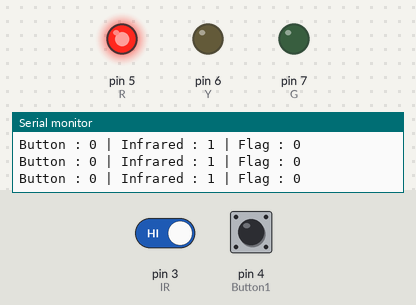
A sketch run on a simulated Arduino Uno, built with avr-gcc and run on an emulated ATmega328P. Shown: output pins drawn as LEDs (lit = HIGH), the last lines printed to the serial monitor. Dashed ring = blinking. The inputs (shaded band) are chosen by the test bench; at power-on: pin 4 (Button1) LOW, pin 3 (IR) HIGH.

Above: at 1.2 s.
1.3 s: pin 4 (Button1) pulled HIGH for 0.15 s
At 3.0 s:
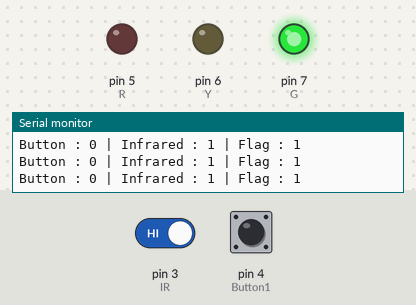
3.9 s: pin 3 (IR) driven LOW
At 4.3 s:
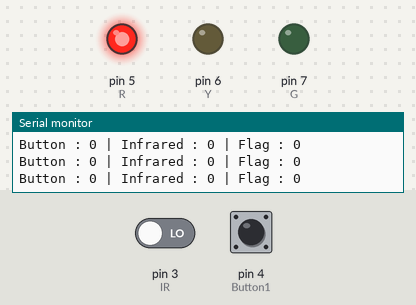
6.9 s: pin 4 (Button1) pulled HIGH for 3.2 s
At 7.3 s:
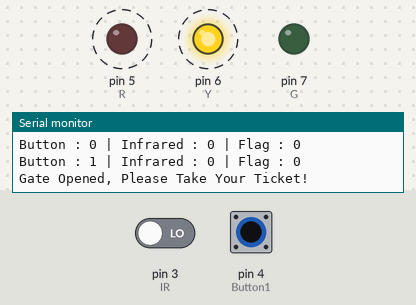
13.1 s: pin 4 (Button1) pulsed HIGH 5 times (0.12 s each, 0.3 s apart)
At 16.5 s:
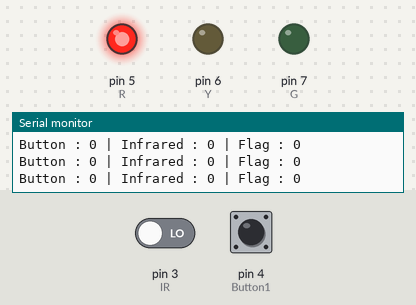
17.6 s: pin 3 (IR) driven HIGH and pin 4 (Button1) driven HIGH
At 18.5 s:
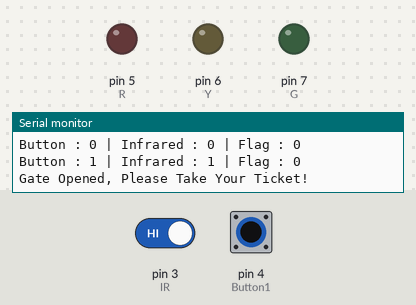
Timing chart, 0 to 20.6 s (numbered marks = the images above; inputs shaded):
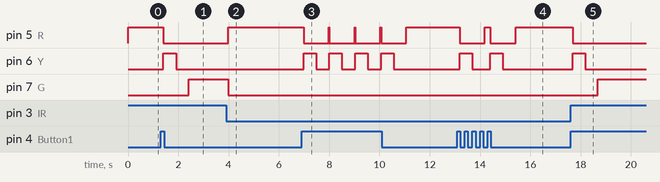

Measured:
- after the input at 1.3 s, pin 5 (R): HIGH → LOW after 0.11 s; pin 6 (Y): LOW → HIGH after 0.11 s, → LOW 0.50 s later; pin 7 (G): LOW → HIGH after 1.1 s
- after the input at 3.9 s, pin 5 (R): LOW → HIGH after 0.08 s; pin 7 (G): HIGH → LOW after 0.08 s
- after the input at 6.9 s, pin 5 (R): alternates HIGH for 0.03 s and LOW for 1.0 s, 8 changes in all, then stays HIGH, starting after 0.08 s; pin 6 (Y): alternates HIGH for 0.50 s and LOW for 0.53 s, 8 changes in all, then stays LOW, starting after 0.08 s
- after the input at 13.1 s, pin 5 (R): alternates HIGH for 0.22 s and LOW for 1.0 s, 4 changes in all, then stays HIGH, starting after 0.09 s; pin 6 (Y): alternates HIGH for 0.50 s and LOW for 0.72 s, 4 changes in all, then stays LOW, starting after 0.09 s
- after the input at 17.6 s, pin 5 (R): HIGH → LOW after 0.09 s; pin 6 (Y): LOW → HIGH after 0.09 s, → LOW 0.50 s later; pin 7 (G): LOW → HIGH after 1.1 s

The sketch:

1.Parking_Light.ino
```cpp
// INISIALIZATION
const int Button1 = 4;
const int IR = 3;
const int R = 5;
const int Y = 6;
const int G = 7;
int flag = 0;

void setup(){
  Serial.begin(9600);
  pinMode(IR, INPUT);
  pinMode(Button1, INPUT);
  pinMode(R, OUTPUT);
  pinMode(Y, OUTPUT);
  pinMode(G, OUTPUT);
  digitalWrite(R, HIGH);
  Serial.println("System Start");
}

void loop(){
  // READ SENSOR
  int readButton1 = digitalRead(Button1);
  int readIR = digitalRead(IR);

  // PRINT TO SERIAL
  Serial.println("Button : " + String(readButton1) + " | Infrared : " + String(readIR) + " | Flag : " + String(flag));

  // LOGICAL PROGRAM
  if(readButton1 == 1 && flag == 0){
    flag = 1;
    Serial.println("Gate Opened, Please Take Your Ticket!");
    digitalWrite(R, LOW);
    digitalWrite(Y, HIGH);
    delay(500);
    digitalWrite(Y, LOW);
    delay(500);
    digitalWrite(G, HIGH);
    }
  if(readIR == 0 && flag == 1){
    flag = 0;
    Serial.println("Gate Closed!");
    digitalWrite(G, LOW);
    digitalWrite(R, HIGH);
  }
}
```
